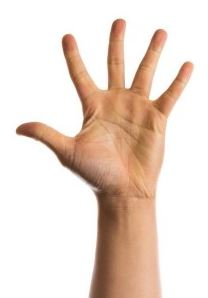
#> input picture 보.JPG, 208 x 298 px
$ python '0703contourConvexity gpt.py'
#> lines starting #> are read from the running program, lines starting #| are printed output that depends on the picture; after the words box and inside, x2 and y2 are one past the last pixel; in counts of white or black regions, pixels touching at a corner belong together

import cv2
import numpy as np


# Load the hand image
hand_image = cv2.imread('보.JPG')
#> hand_image is the input picture: shape (298, 208, 3); mean B, G, R 206.3, 217.5, 234.5

# Convert the image to grayscale
gray = cv2.cvtColor(hand_image, cv2.COLOR_BGR2GRAY)
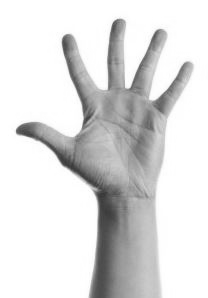
#> gray: shape (298, 208); min 55, max 255, mean 221.3

# Apply thresholding to extract the hand region
_, threshold = cv2.threshold(gray, 230, 255, cv2.THRESH_BINARY_INV + cv2.THRESH_OTSU)
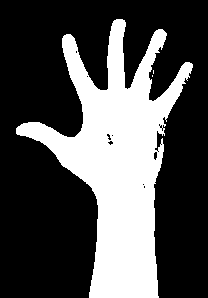
#> threshold: shape (298, 208); 31.4% white; 3 white regions (2 under 20 px)

# Find contours in the thresholded image
#contours, _ = cv2.findContours(threshold, cv2.RETR_EXTERNAL, cv2.CHAIN_APPROX_SIMPLE)
contours, _ = cv2.findContours(threshold,cv2.RETR_TREE,cv2.CHAIN_APPROX_SIMPLE)
#> contours = 16 contours, 13 with area under 20; largest, box (x1, y1, x2, y2) and area: (16, 19, 193, 298) 18943, (153, 151, 158, 161) 28, (106, 133, 112, 141) 20
# Find the contour with the largest area (assumed to be the hand)
hand_contour = max(contours, key=cv2.contourArea)
#> hand_contour = contour of 506 points, box (x1, y1, x2, y2) (16, 19, 193, 298), area 18943

# Convex hull of the hand contour
hand_hull = cv2.convexHull(hand_contour, returnPoints=False)
#> hand_hull = [505, 437, 436, 357, 356, 216, 215, 142, 141, 61, 60, 58, 0]

# Find convexity defects in the hand contour
defects = cv2.convexityDefects(hand_contour, hand_hull)
#> defects = [[0, 58, 19, 16674], [58, 60, 59, 114], [61, 141, 110, 15051], [142, 215, 192, 12152], [216, 356, 271, 6721], [357, 436, 388, 14388], [437, 505, 487, 17075]]

# Count the number of fingers
num_fingers = 0
for i in range(defects.shape[0]):
    start_idx, end_idx, _, _ = defects[i, 0]
    start_point = tuple(hand_contour[start_idx][0])
    end_point = tuple(hand_contour[end_idx][0])
    far_point = tuple(hand_contour[defects[i, 0, 2]][0])

    # Calculate the distance between the farthest point and the line connecting start and end points
    distance = cv2.pointPolygonTest(hand_contour, far_point, True)

    # If the distance is larger than a threshold, consider it as a finger
    if distance > 10000:
        num_fingers += 1
#> this loop made 7 passes
#> (start_idx, end_idx, start_point, end_point, far_point) on passes 1 to 7: (0, 58, (116, 19), (66, 34), (106, 90)), (58, 60, (66, 34), (64, 35), (65, 35)), (61, 141, (63, 36), (16, 128), (81, 130)), (142, 215, (16, 133), (89, 297), (96, 196)), (216, 356, (158, 297), (192, 67), (156, 131)), (357, 436, (192, 64), (166, 33), (148, 99)), (437, 505, (162, 29), (122, 19), (127, 89))
#> after the loop, num_fingers = 0

# Determine the hand gesture based on the number of fingers
gesture = ''
if num_fingers == 0:
    gesture = 'Rock'
elif num_fingers == 2:
    gesture = 'Scissors'
elif num_fingers == 5:
    gesture = 'Paper'

# Draw the hand contour and defects on the image
cv2.drawContours(hand_image, [hand_contour], 0, (0, 255, 0), 2)
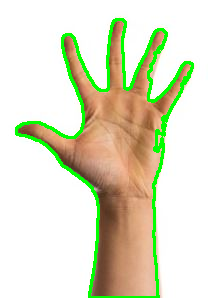
#> hand_image: shape (298, 208, 3); 6.38% of pixels changed, all inside (x1, y1, x2, y2) = (15, 18, 194, 298)
for i in range(defects.shape[0]):
    start_idx, end_idx, farthest_idx, _ = defects[i, 0]
    start_point = tuple(hand_contour[start_idx][0])
    end_point = tuple(hand_contour[end_idx][0])
    farthest_point = tuple(hand_contour[farthest_idx][0])
    cv2.circle(hand_image, farthest_point, 5, (0, 0, 255), -1)
#> this loop made 7 passes
#> (start_idx, end_idx, farthest_idx, start_point, end_point, farthest_point) on passes 1 to 7: (0, 58, 19, (116, 19), (66, 34), (106, 90)), (58, 60, 59, (66, 34), (64, 35), (65, 35)), (61, 141, 110, (63, 36), (16, 128), (81, 130)), (142, 215, 192, (16, 133), (89, 297), (96, 196)), (216, 356, 271, (158, 297), (192, 67), (156, 131)), (357, 436, 388, (192, 64), (166, 33), (148, 99)), (437, 505, 487, (162, 29), (122, 19), (127, 89))
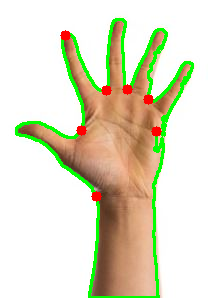
#> hand_image: shape (298, 208, 3); 0.91% of pixels changed, all inside (x1, y1, x2, y2) = (60, 30, 162, 202)

# Display the hand image with the gesture
cv2.putText(hand_image, f'Gesture: {gesture}', (10, 30), cv2.FONT_HERSHEY_SIMPLEX, 1, (0, 0, 255), 2)
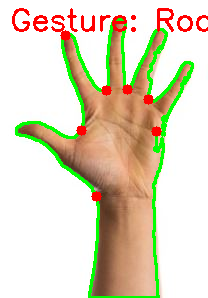
#> hand_image: shape (298, 208, 3); 2.14% of pixels changed, all inside (x1, y1, x2, y2) = (12, 8, 208, 32)
cv2.imshow('Hand Gesture Recognition', hand_image)
cv2.waitKey(0)
cv2.destroyAllWindows()

$ run again, with POLY.jpg copied over 보.JPG
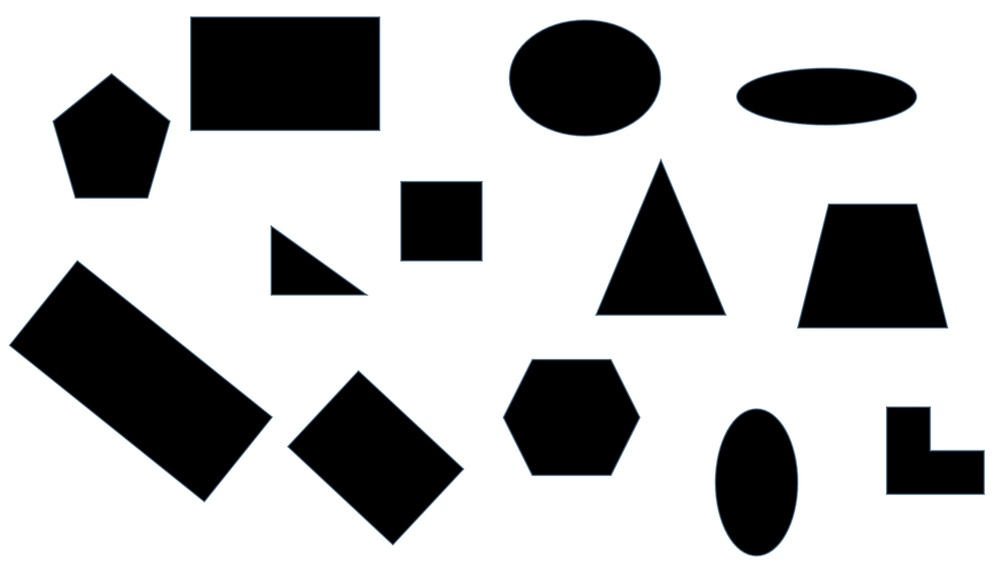
#> input picture POLY.jpg, 1000 x 568 px, shrunk from 1641 x 932 before the run
#> hand_image is the input picture: shape (568, 1000, 3); mean B, G, R 184.2, 183.9, 183.6
#> `_, threshold = cv2.threshold(gray, 230, 255, cv2.THRESH_BINARY_INV + c..`:
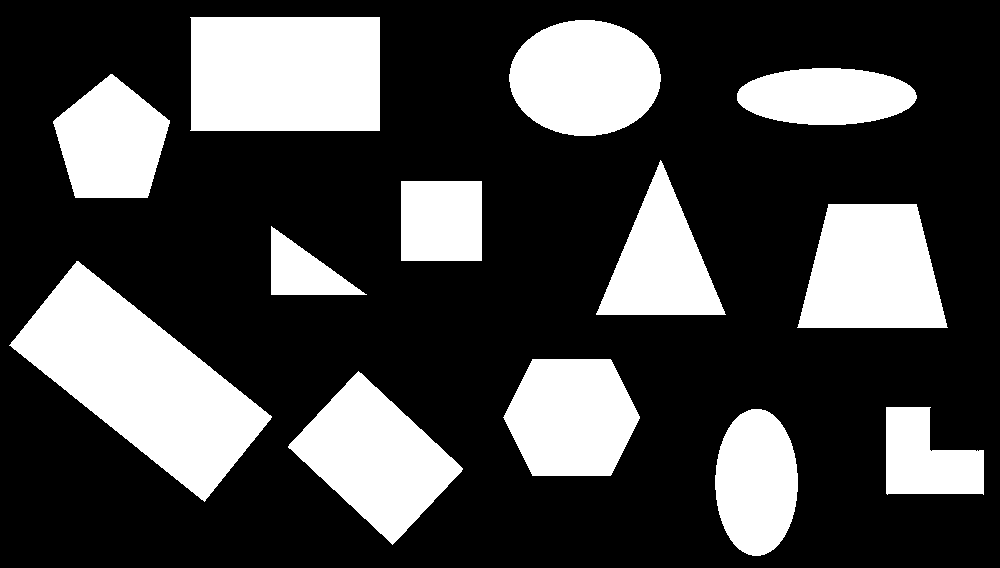
#> threshold: shape (568, 1000); 28% white; 13 white regions
#> contours = 13 contours; largest, box (x1, y1, x2, y2) and area: (9, 261, 272, 502) 26958, (190, 17, 380, 131) 21245, (288, 371, 463, 545) 14815, (797, 204, 948, 328) 14545, (509, 20, 661, 136) 13628
#> hand_contour = contour of 226 points, box (x1, y1, x2, y2) (9, 261, 272, 502), area 26958
#> hand_hull = [225, 203, 173, 149, 148, 147, 145, 131, 113, 112, 110, 86, 48, 34, 32, 0]
#> defects = [[0, 32, 31, 197], [32, 34, 33, 142], [34, 48, 47, 194], [48, 86, 57, 208], [86, 110, 89, 200], [110, 112, 111, 142], [113, 131, 130, 195], [131, 145, 134, 200], [145, 147, 146, 114], [149, 173, 172, 196], [173, 203, 202, 197], [203, 225, 206, 200]]
#> the loop `for i in range(defects.shape[0]):` made 12 passes
#> (start_idx, end_idx, start_point, end_point, far_point) on passes 1 to 8: (0, 32, (76, 261), (11, 342), (16, 337)), (32, 34, (11, 342), (9, 345), (11, 343)), (34, 48, (9, 345), (45, 374), (40, 369)), (48, 86, (45, 374), (141, 451), (65, 389)), (86, 110, (141, 451), (201, 499), (146, 454)), (110, 112, (201, 499), (204, 501), (202, 499)), (113, 131, (205, 500), (242, 454), (237, 459)), (131, 145, (242, 454), (270, 419), (245, 449))
#> after the loop `for i in range(defects.shape[0]):`: num_fingers = 0
#> the loop `for i in range(defects.shape[0]):` made 12 passes
#> (start_idx, end_idx, farthest_idx, start_point, end_point, farthest_point) on passes 1 to 8: (0, 32, 31, (76, 261), (11, 342), (16, 337)), (32, 34, 33, (11, 342), (9, 345), (11, 343)), (34, 48, 47, (9, 345), (45, 374), (40, 369)), (48, 86, 57, (45, 374), (141, 451), (65, 389)), (86, 110, 89, (141, 451), (201, 499), (146, 454)), (110, 112, 111, (201, 499), (204, 501), (202, 499)), (113, 131, 130, (205, 500), (242, 454), (237, 459)), (131, 145, 134, (242, 454), (270, 419), (245, 449))
#> `cv2.putText(hand_image, f'Gesture: {gesture}', (10, 30), cv2.FONT_HERS..`:
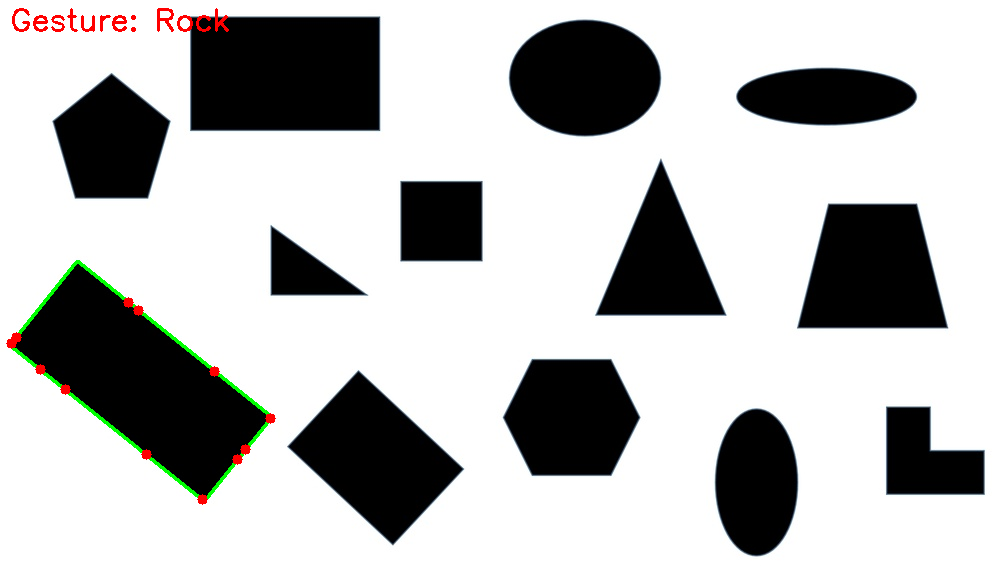
#> hand_image: shape (568, 1000, 3); mean B, G, R 183, 183.7, 183.5
